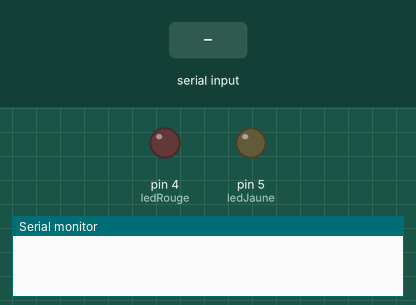
This sketch was run on a simulated Arduino Uno, built with avr-gcc and run on an emulated ATmega328P. Shown: output pins drawn as LEDs (lit = HIGH), the last lines printed to the serial monitor. Inputs (shaded band) come from the test bench.

Above: at 1.2 s.
1.3 s: "x" received over Serial
At 1.7 s:
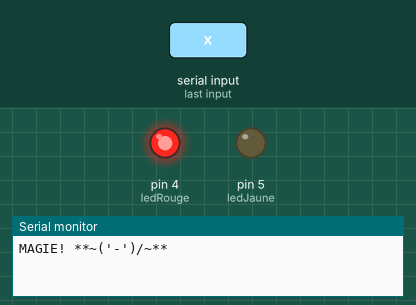
3.3 s: "1" received over Serial
At 3.7 s:
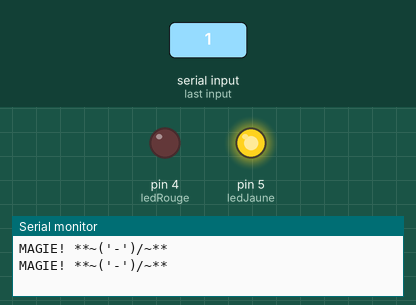
Timing chart, 0 to 6.3 s (numbered marks = the images above; inputs shaded):
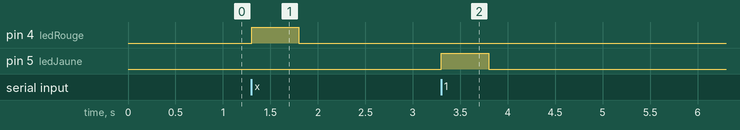

Measured:
- after the input at 1.3 s, pin 4 (ledRouge): LOW → HIGH at once, → LOW 0.50 s later
- after the input at 3.3 s, pin 5 (ledJaune): LOW → HIGH at once, → LOW 0.50 s later

The sketch:

keyboardLight_sep21a.ino
```cpp
/*Cet exemple enseigne la communication serial:
   - L'arduino attend un message d'envoie du clavier
   - Si une touche de clavier est clicked, un message en série de bit est envoye a l'arduino
   - l'arduino lit le message
   - Les leds reagissent selon la touche clique
   Pour cet exemple, la led verte nous est pas nécessaire! on peut donc l'enlever
 */

 int ledRouge = 4;
 int ledJaune = 5;

 void setup()
 {
   //output
   pinMode(ledRouge, OUTPUT);
   pinMode(ledJaune, OUTPUT);

   Serial.begin(9600);
 }

 void loop()
 {
   if (Serial.available() > 0)
   {
     char inChar = Serial.read(); //l'arduino lis le message envoyé, soit quelle touche a été cliquée

     if (inChar)
     {
       Serial.println("MAGIE! **~\('-')/~**"); //cliquer sur l'icone en haut a droite


       if (inChar == 'x') //si le message envoyé est la touche x, on allume la led rouge
       {
         digitalWrite(ledRouge, HIGH);
       }
       else
       {
         digitalWrite(ledJaune, HIGH); // Sinon, la led jaune s'allume
       }

       delay(500);

       digitalWrite(ledJaune, LOW);
       digitalWrite(ledRouge, LOW); // Pour éteindre les leds

     }
   }
 }
```
